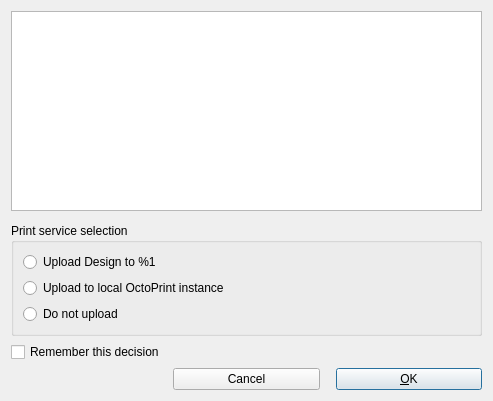
<?xml version="1.0" encoding="UTF-8"?>
<ui version="4.0">
 <class>PrintInitDialog</class>
 <widget class="QDialog" name="PrintInitDialog">
  <property name="geometry">
   <rect>
    <x>0</x>
    <y>0</y>
    <width>493</width>
    <height>379</height>
   </rect>
  </property>
  <property name="windowTitle">
   <string>OpenSCAD 3D Printing</string>
  </property>
  <layout class="QGridLayout" name="gridLayout">
   <property name="horizontalSpacing">
    <number>16</number>
   </property>
   <property name="verticalSpacing">
    <number>6</number>
   </property>
   <item row="5" column="2">
    <widget class="QPushButton" name="okButton">
     <property name="sizePolicy">
      <sizepolicy hsizetype="Minimum" vsizetype="Fixed">
       <horstretch>0</horstretch>
       <verstretch>0</verstretch>
      </sizepolicy>
     </property>
     <property name="text">
      <string>&amp;OK</string>
     </property>
    </widget>
   </item>
   <item row="5" column="1">
    <widget class="QPushButton" name="cancelButton">
     <property name="text">
      <string>Cancel</string>
     </property>
    </widget>
   </item>
   <item row="0" column="0" colspan="3">
    <widget class="QTextBrowser" name="textBrowser">
     <property name="minimumSize">
      <size>
       <width>400</width>
       <height>200</height>
      </size>
     </property>
     <property name="readOnly">
      <bool>true</bool>
     </property>
     <property name="source">
      <url>
       <string>qrc:/src/PrintInitDialog.html</string>
      </url>
     </property>
     <property name="openExternalLinks">
      <bool>true</bool>
     </property>
    </widget>
   </item>
   <item row="1" column="0">
    <spacer name="verticalSpacer">
     <property name="orientation">
      <enum>Qt::Vertical</enum>
     </property>
     <property name="sizeType">
      <enum>QSizePolicy::Fixed</enum>
     </property>
     <property name="sizeHint" stdset="0">
      <size>
       <width>20</width>
       <height>6</height>
      </size>
     </property>
    </spacer>
   </item>
   <item row="2" column="0" colspan="3">
    <widget class="QGroupBox" name="groupBox">
     <property name="title">
      <string>Print service selection</string>
     </property>
     <property name="flat">
      <bool>false</bool>
     </property>
     <layout class="QVBoxLayout" name="verticalLayout">
      <item>
       <widget class="QRadioButton" name="radioButtonPrintService">
        <property name="text">
         <string>Upload Design to %1</string>
        </property>
       </widget>
      </item>
      <item>
       <widget class="QRadioButton" name="radioButtonOctoPrint">
        <property name="text">
         <string>Upload to local OctoPrint instance</string>
        </property>
       </widget>
      </item>
      <item>
       <widget class="QRadioButton" name="radioButtonCancel">
        <property name="text">
         <string>Do not upload</string>
        </property>
       </widget>
      </item>
     </layout>
    </widget>
   </item>
   <item row="3" column="0" colspan="3">
    <widget class="QCheckBox" name="checkBoxRemember">
     <property name="text">
      <string>Remember this decision</string>
     </property>
    </widget>
   </item>
  </layout>
 </widget>
 <resources>
  <include location="../openscad.qrc"/>
 </resources>
 <connections/>
</ui>
